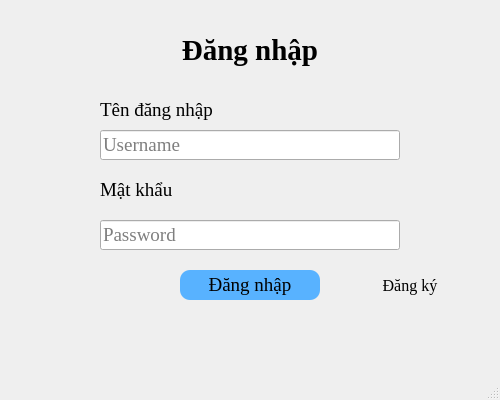
<?xml version="1.0" encoding="UTF-8"?>
<ui version="4.0">
 <class>MainWindow</class>
 <widget class="QMainWindow" name="MainWindow">
  <property name="geometry">
   <rect>
    <x>0</x>
    <y>0</y>
    <width>500</width>
    <height>400</height>
   </rect>
  </property>
  <property name="maximumSize">
   <size>
    <width>1920</width>
    <height>1080</height>
   </size>
  </property>
  <property name="font">
   <font>
    <family>Times New Roman</family>
    <pointsize>14</pointsize>
   </font>
  </property>
  <property name="windowTitle">
   <string>Đăng nhập</string>
  </property>
  <property name="styleSheet">
   <string notr="true">QPushButton#btn_dangky:hover{
	color:#8db0ff;
}
QPushButton#btn_dangnhap:hover{
	color:#FFF;
}</string>
  </property>
  <widget class="QWidget" name="centralwidget">
   <widget class="QLabel" name="label">
    <property name="geometry">
     <rect>
      <x>180</x>
      <y>30</y>
      <width>140</width>
      <height>40</height>
     </rect>
    </property>
    <property name="font">
     <font>
      <family>Times New Roman</family>
      <pointsize>22</pointsize>
      <weight>75</weight>
      <bold>true</bold>
     </font>
    </property>
    <property name="text">
     <string>Đăng nhập</string>
    </property>
    <property name="alignment">
     <set>Qt::AlignCenter</set>
    </property>
    <property name="wordWrap">
     <bool>false</bool>
    </property>
   </widget>
   <widget class="QLabel" name="label_2">
    <property name="geometry">
     <rect>
      <x>100</x>
      <y>100</y>
      <width>120</width>
      <height>20</height>
     </rect>
    </property>
    <property name="font">
     <font>
      <family>Times New Roman</family>
      <pointsize>14</pointsize>
     </font>
    </property>
    <property name="text">
     <string>Tên đăng nhập</string>
    </property>
    <property name="alignment">
     <set>Qt::AlignLeading|Qt::AlignLeft|Qt::AlignVCenter</set>
    </property>
   </widget>
   <widget class="QLabel" name="label_3">
    <property name="geometry">
     <rect>
      <x>100</x>
      <y>180</y>
      <width>120</width>
      <height>20</height>
     </rect>
    </property>
    <property name="font">
     <font>
      <family>Times New Roman</family>
      <pointsize>14</pointsize>
     </font>
    </property>
    <property name="text">
     <string>Mật khẩu</string>
    </property>
    <property name="alignment">
     <set>Qt::AlignLeading|Qt::AlignLeft|Qt::AlignVCenter</set>
    </property>
   </widget>
   <widget class="QLineEdit" name="input_tendangnhap">
    <property name="geometry">
     <rect>
      <x>100</x>
      <y>130</y>
      <width>300</width>
      <height>30</height>
     </rect>
    </property>
    <property name="font">
     <font>
      <family>Times New Roman</family>
      <pointsize>14</pointsize>
     </font>
    </property>
    <property name="placeholderText">
     <string>Username</string>
    </property>
   </widget>
   <widget class="QLineEdit" name="input_matkhau">
    <property name="geometry">
     <rect>
      <x>100</x>
      <y>220</y>
      <width>300</width>
      <height>30</height>
     </rect>
    </property>
    <property name="font">
     <font>
      <family>Times New Roman</family>
      <pointsize>14</pointsize>
     </font>
    </property>
    <property name="contextMenuPolicy">
     <enum>Qt::DefaultContextMenu</enum>
    </property>
    <property name="echoMode">
     <enum>QLineEdit::Password</enum>
    </property>
    <property name="placeholderText">
     <string>Password</string>
    </property>
   </widget>
   <widget class="QPushButton" name="btn_dangnhap">
    <property name="geometry">
     <rect>
      <x>180</x>
      <y>270</y>
      <width>140</width>
      <height>30</height>
     </rect>
    </property>
    <property name="font">
     <font>
      <family>Times New Roman</family>
      <pointsize>14</pointsize>
     </font>
    </property>
    <property name="styleSheet">
     <string notr="true">background-color:#58b2ff;
border-radius:10px;</string>
    </property>
    <property name="text">
     <string>Đăng nhập</string>
    </property>
   </widget>
   <widget class="QPushButton" name="btn_dangky">
    <property name="geometry">
     <rect>
      <x>360</x>
      <y>275</y>
      <width>100</width>
      <height>20</height>
     </rect>
    </property>
    <property name="font">
     <font>
      <family>Times New Roman</family>
      <pointsize>12</pointsize>
     </font>
    </property>
    <property name="styleSheet">
     <string notr="true">border:none;</string>
    </property>
    <property name="text">
     <string>Đăng ký</string>
    </property>
   </widget>
  </widget>
  <widget class="QMenuBar" name="menubar">
   <property name="geometry">
    <rect>
     <x>0</x>
     <y>0</y>
     <width>500</width>
     <height>21</height>
    </rect>
   </property>
  </widget>
  <widget class="QStatusBar" name="statusbar"/>
 </widget>
 <resources/>
 <connections/>
</ui>
